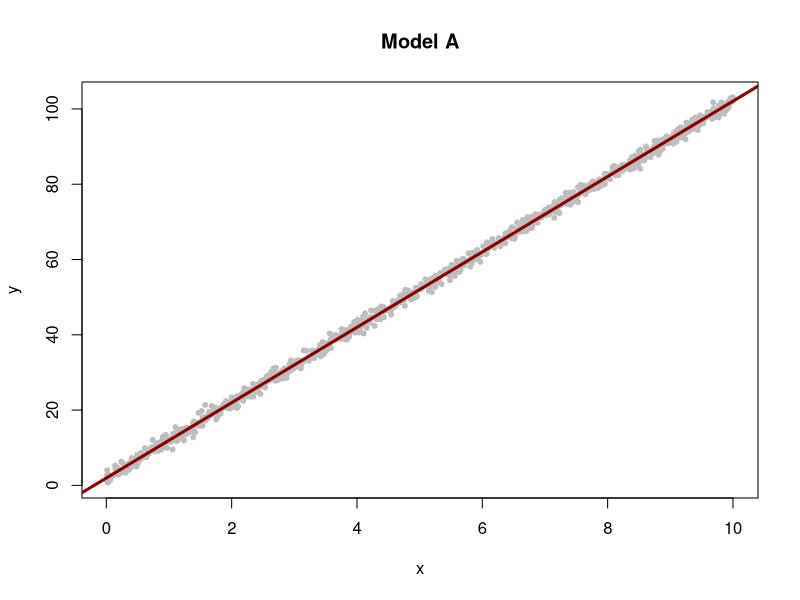
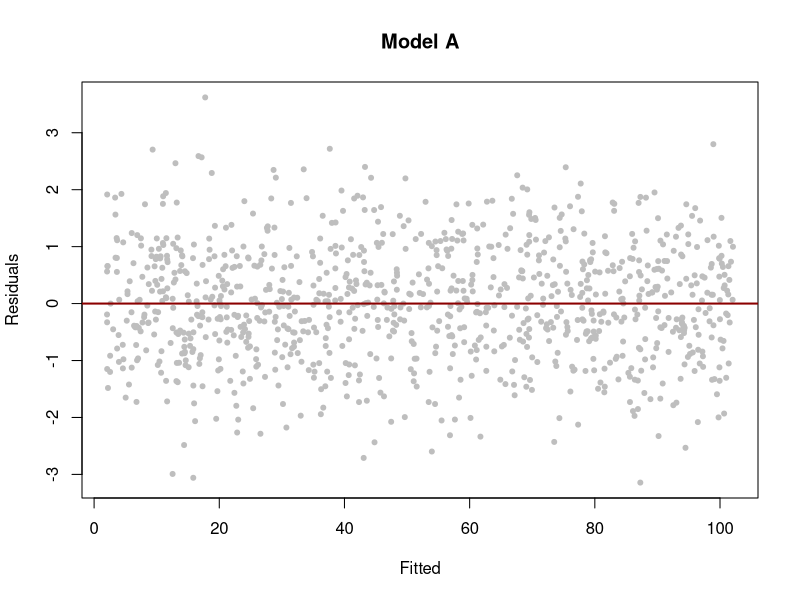
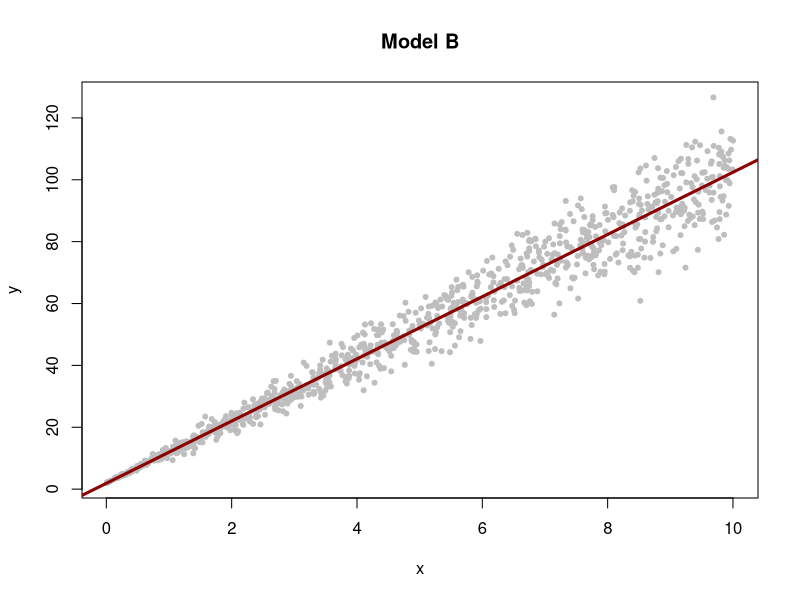
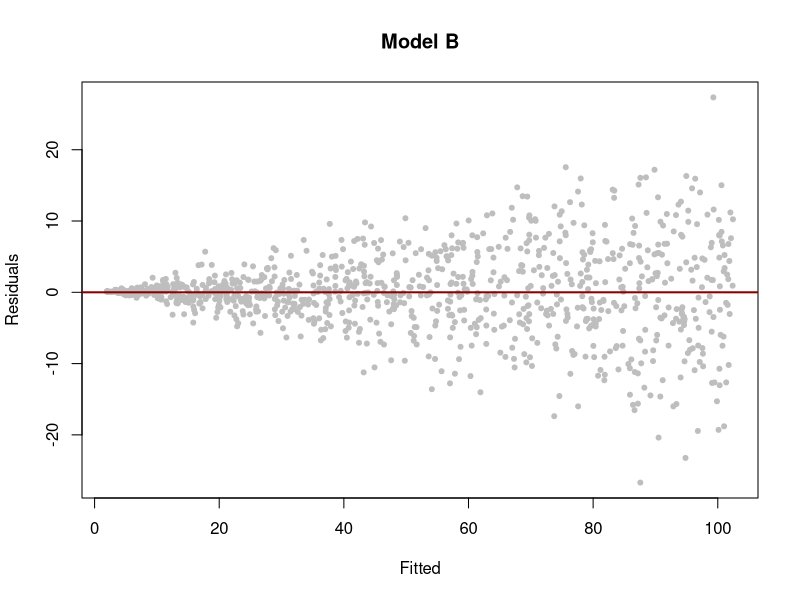
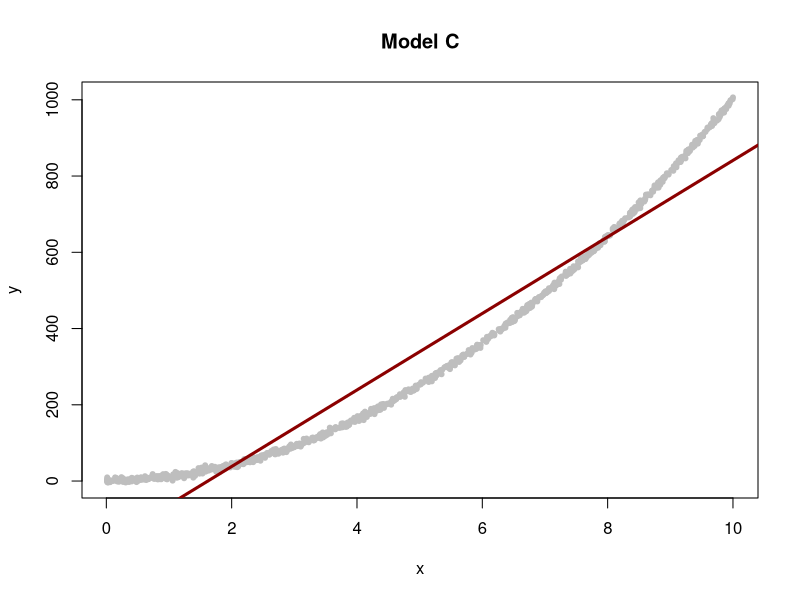
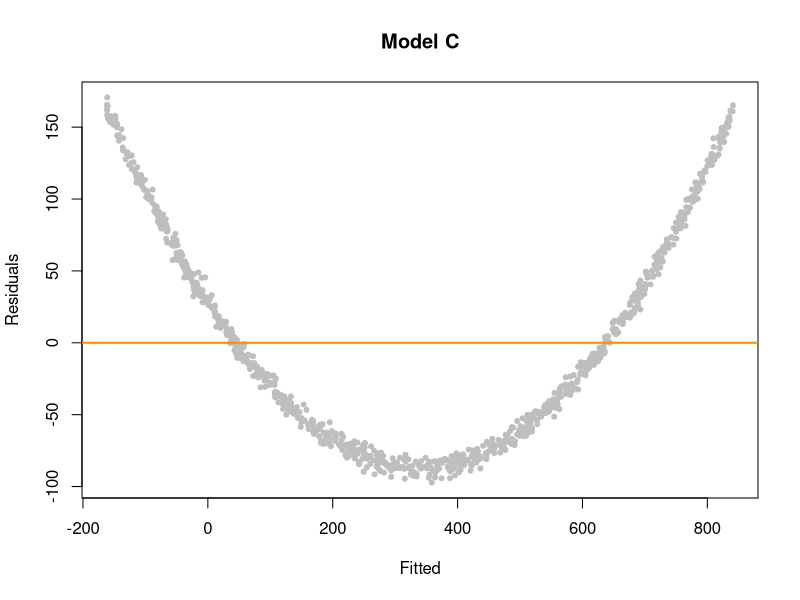
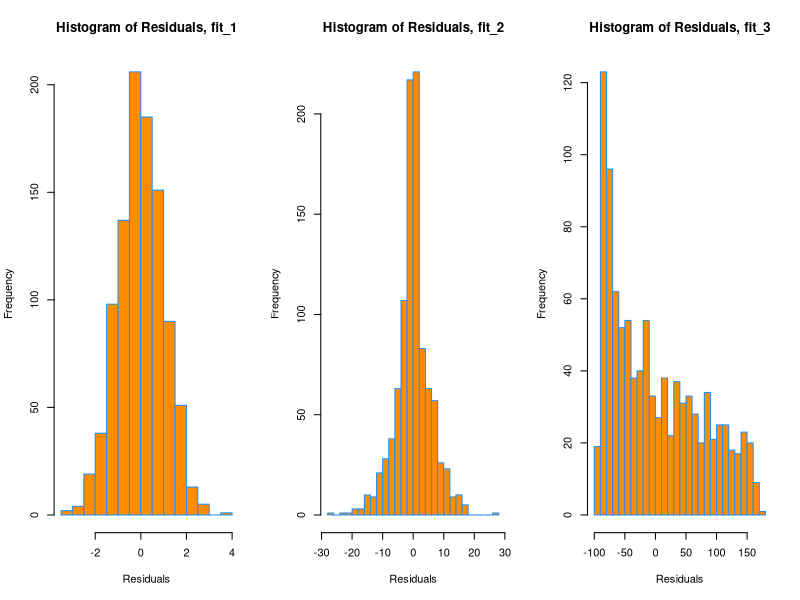
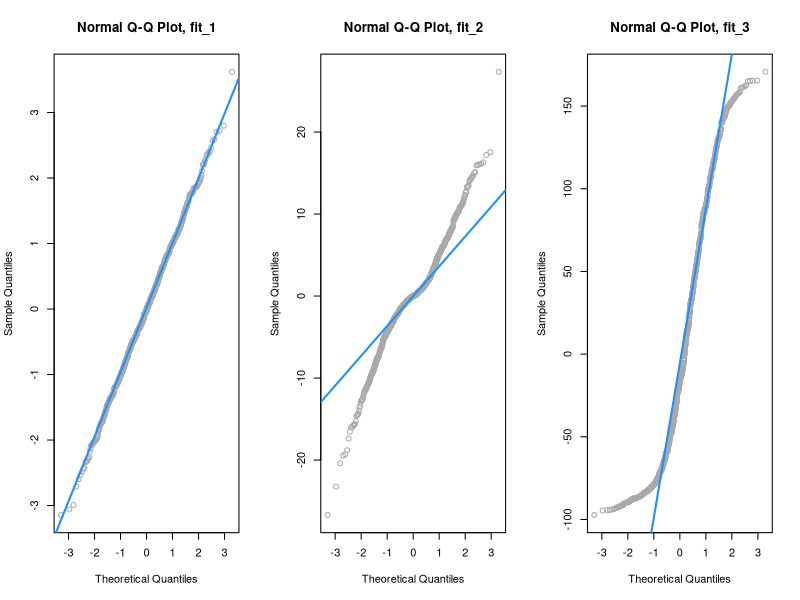

Write the R code that produced these figures, in order.
## ---- chunk 1
options(htmltools.dir.version = FALSE)
## ---- chunk 2

mod_1 = function(sample_size = 1000) {
  x = runif(n = sample_size) * 10
  y = 2 + 10 * x + rnorm(n = sample_size, mean = 0, sd = 1)
  data.frame(x, y)
}

mod_2 = function(sample_size = 1000) {
  x = runif(n = sample_size) * 10
  y = 2 + 10 * x + rnorm(n = sample_size, mean = 0, sd = x)
  data.frame(x, y)
}

mod_3 = function(sample_size = 1000) {
  x = runif(n = sample_size) * 10
  y = 2 + 10 * x ^ 2 + rnorm(n = sample_size, mean = 0, sd = 4)
  data.frame(x, y)
}
## ---- chunk 3
set.seed(99)
data_1 = mod_1()
#head(data_1)

## ---- chunk 4
plot(y ~ x, data = data_1, col = "grey", pch = 20, main = "Model A")
fit_1 = lm(y ~ x, data = data_1)
abline(fit_1, col = "darkred", lwd = 3)
## ---- chunk 5
plot(fitted(fit_1), resid(fit_1), col = "grey", pch = 20,
     xlab = "Fitted", ylab = "Residuals", main = "Model A")
abline(h = 0, col = "darkred", lwd = 2)
## ---- chunk 6
set.seed(99)
data_2 = mod_2()
fit_2 = lm(y ~ x, data = data_2)
plot(y ~ x, data = data_2, col = "grey", pch = 20, main = "Model B")
abline(fit_2, col = "darkred", lwd = 3)
## ---- chunk 7
plot(fitted(fit_2), resid(fit_2), col = "grey", pch = 20,
     xlab = "Fitted", ylab = "Residuals", main = "Model B")
abline(h = 0, col = "darkred", lwd = 2)
## ---- chunk 8

set.seed(99)
data_3 = mod_3()
fit_3 = lm(y ~ x, data = data_3)


#par(mfrow=c(1,2)) 
plot(y ~ x, data = data_3, col = "grey", pch = 20, main = "Model C")
abline(fit_3, col = "darkred", lwd = 3)

## ---- chunk 9


plot(fitted(fit_3), resid(fit_3), col = "grey", pch = 20,
     xlab = "Fitted", ylab = "Residuals", main = "Model C")
abline(h = 0, col = "darkorange", lwd = 2)



## ---- chunk 10
#install.packages("car", dependecies=TRUE)
library(car)
#install.packages("lmtest")
library(lmtest)
## ---- chunk 11
bptest(fit_1)
## ---- chunk 12
bptest(fit_2)
## ---- chunk 13
bptest(fit_3)
## ---- chunk 14

# Create groups based on x
data_1$group <- cut(data_1$x, breaks = 2)

# Apply Levene Test on residuals with grouping
leveneTest(y ~ group, data = data_1)

## ---- chunk 15
# Create groups based on x
data_2$group <- cut(data_2$x, breaks = 2)

# Apply Levene Test on residuals with grouping
leveneTest(y ~ group, data = data_2)


## ---- chunk 16

# Create groups based on x
data_3$group <- cut(data_3$x, breaks = 2)

# Apply Levene Test on residuals with grouping
leveneTest(y ~ group, data = data_3)

## ---- chunk 17
par(mfrow = c(1, 3))
hist(resid(fit_1),
     xlab   = "Residuals",
     main   = "Histogram of Residuals, fit_1",
     col    = "darkorange",
     border = "dodgerblue",
     breaks = 20)
hist(resid(fit_2),
     xlab   = "Residuals",
     main   = "Histogram of Residuals, fit_2",
     col    = "darkorange",
     border = "dodgerblue",
     breaks = 20)
hist(resid(fit_3),
     xlab   = "Residuals",
     main   = "Histogram of Residuals, fit_3",
     col    = "darkorange",
     border = "dodgerblue",
     breaks = 20)
## ---- chunk 18
par(mfrow = c(1, 3))
qqnorm(resid(fit_1), main = "Normal Q-Q Plot, fit_1", col = "darkgrey")
qqline(resid(fit_1), col = "dodgerblue", lwd = 2)

qqnorm(resid(fit_2), main = "Normal Q-Q Plot, fit_2", col = "darkgrey")
qqline(resid(fit_2), col = "dodgerblue", lwd = 2)

qqnorm(resid(fit_3), main = "Normal Q-Q Plot, fit_3", col = "darkgrey")
qqline(resid(fit_3), col = "dodgerblue", lwd = 2)
## ---- chunk 19
shapiro.test(resid(fit_1))
## ---- chunk 20
shapiro.test(resid(fit_2))
## ---- chunk 21
shapiro.test(resid(fit_3))
## ---- chunk 22

data(iris)
mod_fit <- lm(Sepal.Length ~ Petal.Length + Species, data = iris)
## ---- chunk 23
plot(fitted(mod_fit), resid(mod_fit), col = "grey", pch = 20,
     xlab = "Fitted", ylab = "Residual",
     main = "iris: Fitted vs Residuals")
abline(h = 0, col = "darkorange", lwd = 2)
## ---- chunk 24
bptest(mod_fit)
## ---- chunk 25
qqnorm(resid(mod_fit), col = "darkgrey")
qqline(resid(mod_fit), col = "dodgerblue", lwd = 2)
## ---- chunk 26
shapiro.test(resid(mod_fit))
